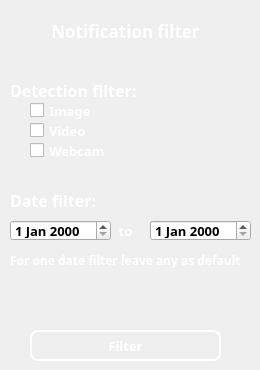
       <widget class="QWidget" name="page_5">
        <widget class="QLabel" name="label_34">
         <property name="geometry">
          <rect>
           <x>0</x>
           <y>20</y>
           <width>251</width>
           <height>21</height>
          </rect>
         </property>
         <property name="font">
          <font>
           <family>Segoe WP Semibold</family>
           <pointsize>13</pointsize>
           <weight>75</weight>
           <bold>true</bold>
          </font>
         </property>
         <property name="styleSheet">
          <string notr="true">QLabel#label_34{
	color: white;
}</string>
         </property>
         <property name="text">
          <string>Notification filter</string>
         </property>
         <property name="alignment">
          <set>Qt::AlignCenter</set>
         </property>
        </widget>
        <widget class="QLabel" name="label_35">
         <property name="geometry">
          <rect>
           <x>10</x>
           <y>80</y>
           <width>201</width>
           <height>21</height>
          </rect>
         </property>
         <property name="font">
          <font>
           <family>Segoe UI Semibold</family>
           <pointsize>12</pointsize>
           <weight>75</weight>
           <bold>true</bold>
          </font>
         </property>
         <property name="styleSheet">
          <string notr="true">QLabel{
color: white;
}</string>
         </property>
         <property name="text">
          <string>Detection filter: </string>
         </property>
        </widget>
        <widget class="QCheckBox" name="checkBox">
         <property name="geometry">
          <rect>
           <x>30</x>
           <y>100</y>
           <width>101</width>
           <height>21</height>
          </rect>
         </property>
         <property name="font">
          <font>
           <family>Segoe UI Semibold</family>
           <pointsize>10</pointsize>
           <weight>75</weight>
           <bold>true</bold>
          </font>
         </property>
         <property name="styleSheet">
          <string notr="true">QCheckBox
{
color: white;
}</string>
         </property>
         <property name="text">
          <string>Image</string>
         </property>
        </widget>
        <widget class="QCheckBox" name="checkBox_2">
         <property name="geometry">
          <rect>
           <x>30</x>
           <y>120</y>
           <width>91</width>
           <height>21</height>
          </rect>
         </property>
         <property name="font">
          <font>
           <family>Segoe UI Semibold</family>
           <pointsize>10</pointsize>
           <weight>75</weight>
           <bold>true</bold>
          </font>
         </property>
         <property name="styleSheet">
          <string notr="true">QCheckBox{
color: white;
}</string>
         </property>
         <property name="text">
          <string>Video</string>
         </property>
        </widget>
        <widget class="QCheckBox" name="checkBox_3">
         <property name="geometry">
          <rect>
           <x>30</x>
           <y>140</y>
           <width>101</width>
           <height>21</height>
          </rect>
         </property>
         <property name="font">
          <font>
           <family>Segoe UI Semibold</family>
           <pointsize>10</pointsize>
           <weight>75</weight>
           <bold>true</bold>
          </font>
         </property>
         <property name="styleSheet">
          <string notr="true">QCheckBox{
color: white;
}</string>
         </property>
         <property name="text">
          <string>Webcam</string>
         </property>
        </widget>
        <widget class="QLabel" name="label_36">
         <property name="geometry">
          <rect>
           <x>10</x>
           <y>190</y>
           <width>241</width>
           <height>21</height>
          </rect>
         </property>
         <property name="font">
          <font>
           <family>Segoe WP Semibold</family>
           <pointsize>12</pointsize>
           <weight>75</weight>
           <bold>true</bold>
          </font>
         </property>
         <property name="styleSheet">
          <string notr="true">QLabel{
color: white;
}</string>
         </property>
         <property name="text">
          <string>Date filter: </string>
         </property>
        </widget>
        <widget class="QDateEdit" name="dateEdit_2">
         <property name="geometry">
          <rect>
           <x>10</x>
           <y>220</y>
           <width>101</width>
           <height>21</height>
          </rect>
         </property>
         <property name="font">
          <font>
           <family>Segoe WP Semibold</family>
           <pointsize>10</pointsize>
           <weight>75</weight>
           <bold>true</bold>
          </font>
         </property>
        </widget>
        <widget class="QDateEdit" name="dateEdit_3">
         <property name="geometry">
          <rect>
           <x>150</x>
           <y>220</y>
           <width>101</width>
           <height>21</height>
          </rect>
         </property>
         <property name="font">
          <font>
           <family>Segoe WP Semibold</family>
           <pointsize>10</pointsize>
           <weight>75</weight>
           <bold>true</bold>
          </font>
         </property>
        </widget>
        <widget class="QLabel" name="label_37">
         <property name="geometry">
          <rect>
           <x>110</x>
           <y>220</y>
           <width>31</width>
           <height>21</height>
          </rect>
         </property>
         <property name="font">
          <font>
           <family>Segoe WP Semibold</family>
           <pointsize>10</pointsize>
           <weight>75</weight>
           <bold>true</bold>
          </font>
         </property>
         <property name="styleSheet">
          <string notr="true">QLabel{
color: white;
}</string>
         </property>
         <property name="text">
          <string>to</string>
         </property>
         <property name="alignment">
          <set>Qt::AlignCenter</set>
         </property>
        </widget>
        <widget class="QPushButton" name="filterbtn">
         <property name="geometry">
          <rect>
           <x>30</x>
           <y>330</y>
           <width>191</width>
           <height>31</height>
          </rect>
         </property>
         <property name="font">
          <font>
           <family>Segoe UI Semibold</family>
           <pointsize>10</pointsize>
           <weight>75</weight>
           <bold>true</bold>
          </font>
         </property>
         <property name="styleSheet">
          <string notr="true">QPushButton#filterbtn{
	background-color: Transparent;
    background-repeat:no-repeat;
       border: 2px solid white;
	color: white;
border-radius:8px;
	
}

QPushButton:hover#filterbtn{
	background-color: white;
    border-color: white;
	color: black;
border-radius: 8px;
    border: 2px solid white;
}</string>
         </property>
         <property name="text">
          <string>Filter</string>
         </property>
        </widget>
        <widget class="QLabel" name="label_38">
         <property name="geometry">
          <rect>
           <x>10</x>
           <y>250</y>
           <width>241</width>
           <height>21</height>
          </rect>
         </property>
         <property name="font">
          <font>
           <family>Segoe WP Semibold</family>
           <pointsize>9</pointsize>
           <weight>75</weight>
           <bold>true</bold>
          </font>
         </property>
         <property name="styleSheet">
          <string notr="true">QLabel{
color: white;
}</string>
         </property>
         <property name="text">
          <string>For one date filter leave any as default</string>
         </property>
        </widget>
       </widget>
